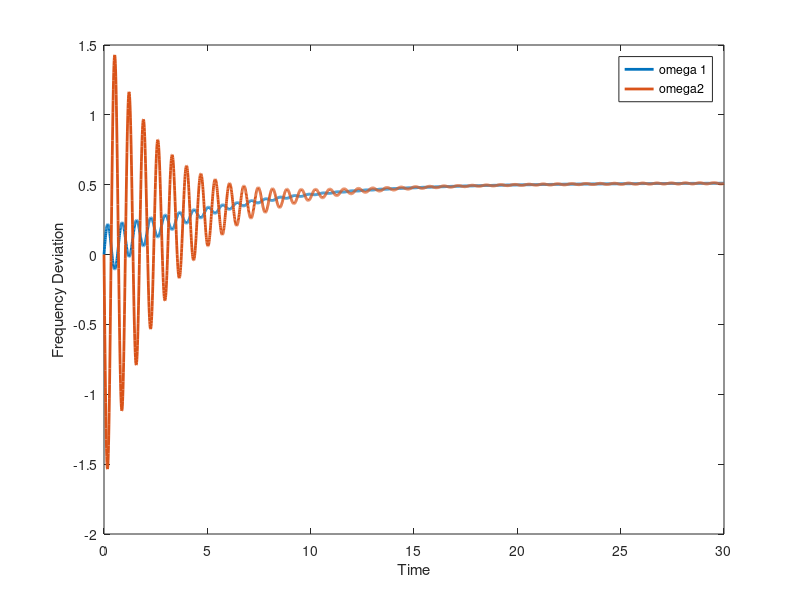

The MATLAB script that drew this image:
function solveDifferentialEquations()
    D1 = 10;
    D2 = 10;
    M1 = 100;
    M2 = 12;
    V1 = 2;
    V2 = 2;
    G = -0.003399828308670;
    B = -0.583070554936976;
    w0 = 2*pi*60;
    Pmech1 = 0;
    Pmech2 = 0;

    d1 = -0.116052802946039;
    w1 = 9.815106504289172e-05;
    d2 = 0.094836307919911;
    w2 = 1.146376953764478e-05;

    x0 = [d1; w1; d2; w2];
    tspan = 0:0.01:30;

    [t, x] = ode45(@odeModel, tspan, x0);

    figure;
    plot(t, x(:,2), 'LineWidth',2);
    hold on
    plot(t, x(:,4), 'LineWidth',2);
    xlabel('Time');
    ylabel('Frequency Deviation');
    legend('omega 1', 'omega2');

    
    function dxdt = odeModel(t, x)
        dxdt = zeros(4, 1);
        dxdt(1) = x(2);
        dxdt(2) = (-D1*x(2) + w0*V1*V2*B*sin(x(1)-x(3)) - w0*V1*V2*G*cos(x(1)-x(3)) + w0*Pmech1)/M1;
        dxdt(3) = x(4);
        dxdt(4) = (-D2*x(4) + w0*V1*V2*B*sin(x(3)-x(1)) - w0*V1*V2*G*cos(x(3)-x(1)) + w0*Pmech2)/M2;
    end
end
